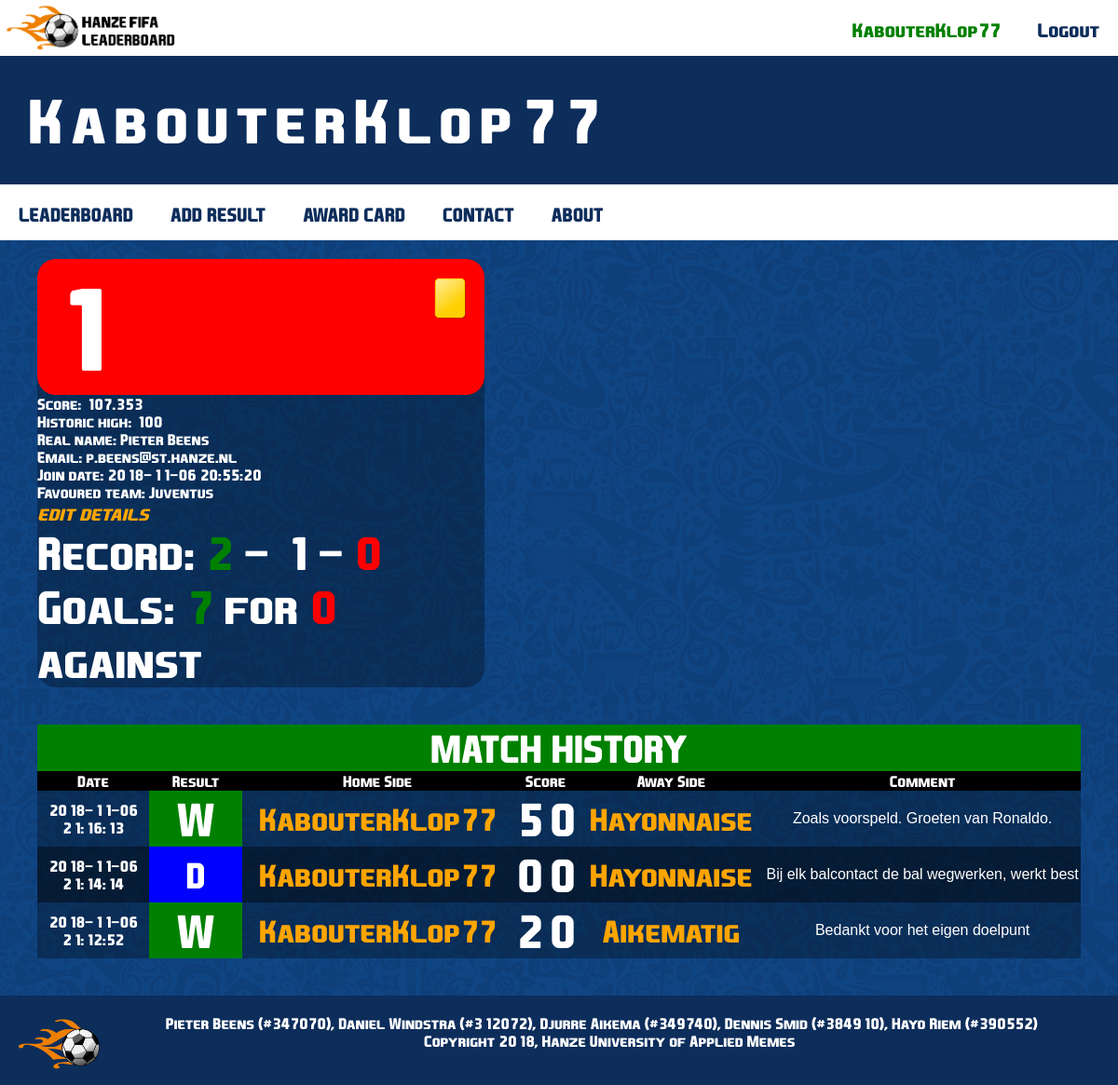
Screenshot of /profile.php?user=2 (signed in) with the database file from the repository.
### tables this page shows
CREATE TABLE `users` (
  `id` int(11) NOT NULL,
  `name` varchar(45) NOT NULL,
  `realname` varchar(45) DEFAULT NULL,
  `password` varchar(64) NOT NULL,
  `score` decimal(11,3) NOT NULL,
  `highscore` int(11) DEFAULT NULL,
  `email` varchar(45) NOT NULL,
  `confirmation` varchar(45) DEFAULT NULL,
  `avatar` varchar(512) DEFAULT NULL,
  `favteam` varchar(28) DEFAULT NULL,
  `roles_id` int(11) NOT NULL,
  `joindate` datetime NOT NULL,
  `salt` varchar(64) DEFAULT NULL
);

CREATE TABLE `results` (
  `id` int(11) NOT NULL,
  `homeplayer` int(11) NOT NULL,
  `awayplayer` int(11) NOT NULL,
  `homegoals` int(11) NOT NULL,
  `awaygoals` int(11) NOT NULL,
  `scorechange` decimal(11,3) DEFAULT NULL,
  `description` varchar(60) DEFAULT NULL,
  `datetime` datetime NOT NULL
);

### classes/DB.php (called while the page is built, shortened)
<?php
    class DB {
        private static $_instance = null;
        private $_db,
                $_query,
                $_error = false,
                $_results,
                $_count = 0;
        public function __construct()
        {
            $this->_db = mysqli_connect('localhost', 'root', '', 'fifa');
        }
        public static function conn()
        {
            if (!isset(self::$_instance)) {
                self::$_instance = new DB();
            }
            return self::$_instance;
        }
        public function query($sql)
        {
            $result = $this->_db->query($sql);
            return $result;
        }
    }

### classes/Session.php (called while the page is built, shortened)
<?php
class Session
{
    public static function exists($name)
    {
        return (isset($_SESSION[$name])) ? true : false;
    }
    public static function get($name)
    {
        return $_SESSION[$name];
    }
}

### classes/User.php (called while the page is built, shortened)
<?php
class User
{
    private $_db,
        $_data,
        $_isLoggedIn;
    public function __construct($user = null)
    {
        $this->_db = DB::conn();
        if (!$user) {
            if (Session::exists('user')) {
                $user = Session::get('user');
                if ($this->find($user)) {
                    $this->_isLoggedIn = true;
                } else {
                    self::logout();
                }
            }
        } else {
            $this->find($user);
        }
    }
    public function find($user = null)
    {
        if ($user) {
            $field = (is_numeric($user)) ? 'id' : 'name';
            $data = $this->_db->query("SELECT * FROM users WHERE " . $field . "='$user'");
            if ($data->num_rows > 0) {
                $this->_data = $data->fetch_object();
                return true;
            }
        }
        return false;
    }
    public function hasPermission($key)
    {
        $group = $this->_db->query("SELECT * FROM roles WHERE id='" . $this->data()->roles_id . "'")->fetch_object();
        if ($group) {
            $permissions = json_decode($group->name, true);
        }
        return false;
    }
    public function data()
    {
        return $this->_data;
    }
    public function isLoggedIn()
    {
        return $this->_isLoggedIn;
    }
}

### functions/sanitize.php (called while the page is built)
<?php
    function escape($string) {
        return htmlentities($string, ENT_QUOTES, 'UTF-8');
    }

### profile.php (the view, shortened to what this page needs)
<?php
include('fifadbconn.php');
$query = "SELECT name, avatar, realname, email, highscore, joindate, favteam, score FROM users WHERE id = ".$_GET['user'];
$result = mysqli_query($db,$query) or die ('Error finding username');
$player = mysqli_fetch_assoc($result);
$query = "SELECT score FROM users WHERE score > ".$player['score'];
$result = mysqli_query($db,$query) or die ('Error comparing user scores');
$ranking = mysqli_num_rows($result) + 1;
$query = "SELECT id FROM cards WHERE accused = ".$_GET['user'];
$cardresult = mysqli_query($db,$query) or die ('Error counting cards');
if (mysqli_num_rows($cardresult) > 1) {$card = "layouts/images/redcard.png";}
elseif (mysqli_num_rows($cardresult) == 1) {$card = "layouts/images/yellowcard.png";}
else {$card = "";}
$title = $player['name'];
include('layouts/header.php');
?>
<div class="leaderboardDiv" style="max-width:40%; border-radius:20px">
  <?php
  if ($card == "layouts/images/redcard.png" OR $card == "layouts/images/yellowcard.png"){
  ?>
  <img style="float:right;margin:20px;" class="leaderboardTekst" src="<?php echo $card?>">
<?php } ?>
  <div style="background-color:red;width:100%;border-radius:20px">
<table>
  <td style="font-size:120px"><?php echo $ranking ?></td></tr>
</table>
</div>
<?php
echo "Score: ".$player['score']."<br>Historic high: ".$player['highscore']."<br>Real name: ".$player['realname']."<br>Email: ".$player['email']."<br>Join date: ".$player['joindate']."<br>Favoured team: ".$player['favteam']."<br>";
if (Session::exists('user')) {
  if ($user->hasPermission('admin') || $_GET['user'] == escape($user->data()->id)) {
  echo "<i><a style=color:orange;font-size:16pt href=editdetails.php?user=".$_GET['user'].">edit details</a></i><br>";
  }
}
$goalsfor = 0;
$goalsagainst = 0;
$wins = 0;
$draws = 0;
$losses = 0;
$query = "SELECT homegoals, awaygoals FROM results WHERE homeplayer = ".$_GET['user'];
$gfaresult = mysqli_query($db,$query) or die ('Error querying database: Homegames');
while ($gfa = mysqli_fetch_assoc($gfaresult)) {
  $goalsfor += $gfa['homegoals'];
  $goalsagainst += $gfa['awaygoals'];
  if ($gfa['awaygoals'] < $gfa['homegoals']) $wins++;
  elseif ($gfa['awaygoals'] > $gfa['homegoals']) $losses++;
  else $draws++;
}
echo "<td><font size=20><b>Record: <font color=green>".$wins."</font> - ".$draws." - <font color=red>".$losses."</font><br><td>";
echo "<b>Goals: <font color=green>".$goalsfor."</font> for <font color=red>".$goalsagainst."</font> against</font><br>";
$query = "SELECT `datetime`, scorechange, homeplayer, home.name AS homename, homegoals, awaygoals, awayplayer, away.name AS awayname, description";
$query .= " FROM results JOIN users home ON homeplayer = home.id JOIN users away ON awayplayer = away.id";
$query .= " WHERE homeplayer = ".$_GET['user']." OR awayplayer = ".$_GET['user'];
$query .= " ORDER BY `datetime` DESC";
$result = mysqli_query($db,$query) or die ('Error querying database');
?>
</div>
<div style="margin: 40px; background-color: rgba(0, 0, 0, 0.30)">
<table style="width:100%">
<tr>
<td style=font-size:30pt;text-align:center;background-color:green colspan=7>MATCH HISTORY</td>
</tr><tr style=background-color:black>
<th>Date</th><th>Result</th><th>Home Side</th><th colspan=2>Score</th><th>Away Side</th><th>Comment</th></tr>
<?php
while ($row = mysqli_fetch_assoc($result)) {
  if ($row['homeplayer'] == $_GET['user'] AND $row['homegoals'] > $row['awaygoals']) $wld = "<td width= 100 style=background-color:green;text-align:center;font-size:36pt><b>W</b></td>";
  elseif ($row['awayplayer'] == $_GET['user'] AND $row['homegoals'] < $row['awaygoals']) $wld = "<td width= 100 style=background-color:green;text-align:center;font-size:36pt><b>W</b></td>";
  elseif ($row['homeplayer'] == $_GET['user'] AND $row['homegoals'] < $row['awaygoals']) $wld = "<td width= 100 style=background-color:red;text-align:center;font-size:36pt><b>L</b></td>";
  elseif ($row['awayplayer'] == $_GET['user'] AND $row['homegoals'] > $row['awaygoals']) $wld = "<td width= 100 style=background-color:red;text-align:center;font-size:36pt><b>L</b></td>";
  else $wld = "<td style=background-color:blue;text-align:center;font-size:28pt><b>D</b></td>";
  ?>
  <tr>
  <td width=120 height=50><?php echo $row['datetime']?></td>
  <?php echo $wld ?>
  <td><b><a style=color:orange;font-size:24pt href=profile.php?user=<?php echo $row['homeplayer']?>><?php echo $row['homename']?></b></td>
  <td style=text-align:center;font-size:36pt><b><?php echo $row['homegoals']?></b></td>
  <td style=text-align:center;font-size:36pt><b><?php echo $row['awaygoals']?></b></td>
  <td><b><a style=color:orange;font-size:24pt href=profile.php?user=<?php echo $row['awayplayer']?>><?php echo $row['awayname']?></b></td>
  <td style=font-family:sans-serif;max-width:300><?php echo htmlspecialchars_decode($row['description'])?></td>
  </tr>
<?php
}
?>
</table>
</div>

### layouts/header.php (shortened to what this page needs)
<head>
    <link rel="stylesheet" type="text/css" href="layouts/style.css">
</head>
<body>
<div class="header">
    <a href="./"><img class="hanzeLogo" src="layouts/images/headerlogo.png"></a>
    <div class="headerRightDiv">
        <div class="button">
            <?php
            $user = new User;
            if ($user->isLoggedIn()) {
                if ($user->hasPermission('admin')) {
                    $is_admin = true;
                    ?>
                        <a style="color: red" href=profile.php?user=<?php echo escape($user->data()->id).">". escape($user->data()->name); ?></a>
                        <a href="logout.php">Logout</a>
                    <?php
                  }
                else {
                    $is_admin = false;
                    ?>
                        <a style="color: green" href=profile.php?user=<?php echo escape($user->data()->id).">". escape($user->data()->name); ?></a>
                        <a href="logout.php">Logout</a>
                    <?php
                }
            }
            else {
                $is_admin = false;
                echo '<a href="login.php">Login</a><a href="register.php">Register</a>';
            }
            ?>
        </div>
    </div>
</div>
<div class="blueBanner"><?php
    if (isset($title)) {
        echo $title;
    } else {
        echo "titel";
    }
    ?></div>
<div class="menuWrapper">
    <div class="button">
        <a href="leaderboard.php">LEADERBOARD</a>
        <?php if ($user->isLoggedIn())
        echo "<a href=results_add.php>ADD RESULT</a><a href=#idk>AWARD CARD</a>";
        if ($is_admin == false) { ?>
            <a href=contact.php>CONTACT</a>
<?php     }
        ?>
        <a href="about.php">ABOUT</a>
    </div>
</div>
</body>

### layouts/style.css (style rules this page uses)
* { box-sizing: border-box; }
body { color:white; font-family:FIFA16; background-image: url(images/blue.png); background-repeat: repeat; margin: 0; }
.header { background-color: white; height: 60px; min-width: 400px; width: 100%; display: inline-block; }
.headerRightDiv { width: auto; height: 60px; float: right; background-color: white; }
.footer { background-color: #0D2D5B; color: white; height: 96px; width: 100%; text-align: center; font-family:FIFA16; padding: 20px; min-width: 400px }
.menuWrapper { width: 100%; background-color: white; display: inline-block; overflow: visible; position: sticky; top: 0; }
.button { display: inline-block; background-color: white; overflow: visible; height: 60px; width: auto; overflow: hidden; }
.button a { float: left; text-align: center; padding: 20px; height: 100%; font-size: 20px; font-family: FIFA16; color: #0D2D5B; }
* { text-decoration: none; }
.hanzeLogo { min-height: 60px; height: 60px; max-height: 10vh; }
.blueBanner { background-color: #0D2D5B; height: auto; font-size: 64px; font-family: FIFA16; letter-spacing: 8px; color: white; padding: 30px; max-width: 100%; min-width: 400px; }
.leaderboardDiv { margin: 40px; margin-top: 20px; background-color: rgba(0, 0, 0, 0.30); }
.leaderboardTekst { font-size: 44px; height: 44px; }

### profile.php (style rules this page uses)
table { border-collapse: collapse; }
td,tr { text-align:center; }
tr:nth-child(even) { background-color: rgba(0, 0, 0, 0.40); }

### rows the page displays
users: name "KabouterKlop77", score "107.353", highscore "100", realname "Pieter Beens", email "p.beens@st.hanze.nl", joindate "2018-11-06 20:55:20", favteam "Juventus"
results: datetime "2018-11-06 21:16:13", shows "W", homeplayer.name "KabouterKlop77", homegoals "5", awaygoals "0", awayplayer.name "Hayonnaise", description "Zoals voorspeld. Groeten van Ronaldo."
results: datetime "2018-11-06 21:14:14", shows "D", homeplayer.name "KabouterKlop77", homegoals "0", awaygoals "0", awayplayer.name "Hayonnaise", description "Bij elk balcontact de bal wegwerken, werkt best"
results: datetime "2018-11-06 21:12:52", shows "W", homeplayer.name "KabouterKlop77", homegoals "2", awaygoals "0", awayplayer.name "Aikematig", description "Bedankt voor het eigen doelpunt"

### other values shown
$ranking "1"
$wins "2"
$draws "1"
$losses "0"
$goalsfor "7"
$goalsagainst "0"
